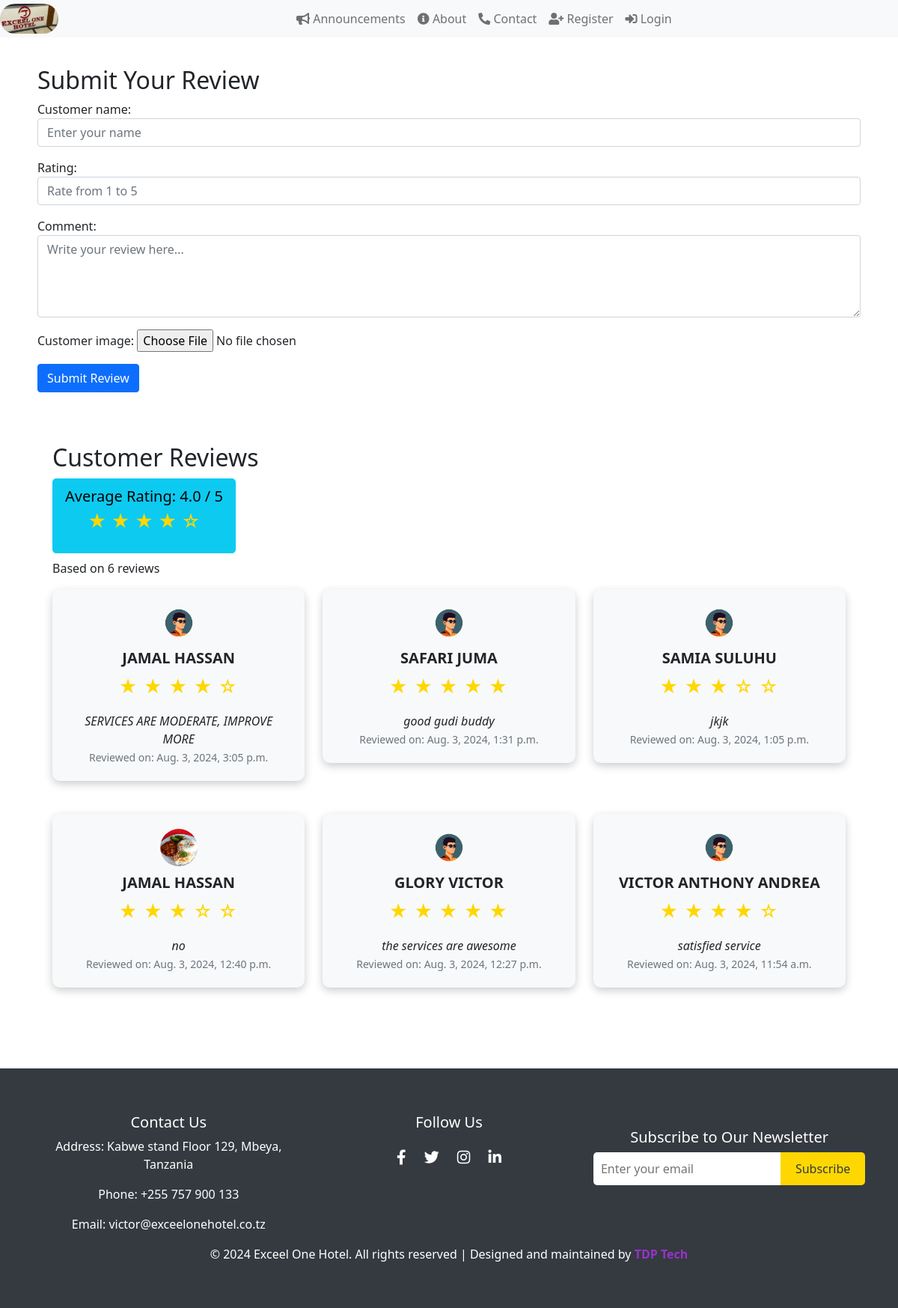
The page /Welcome/reviews/ on the database as committed earlier.
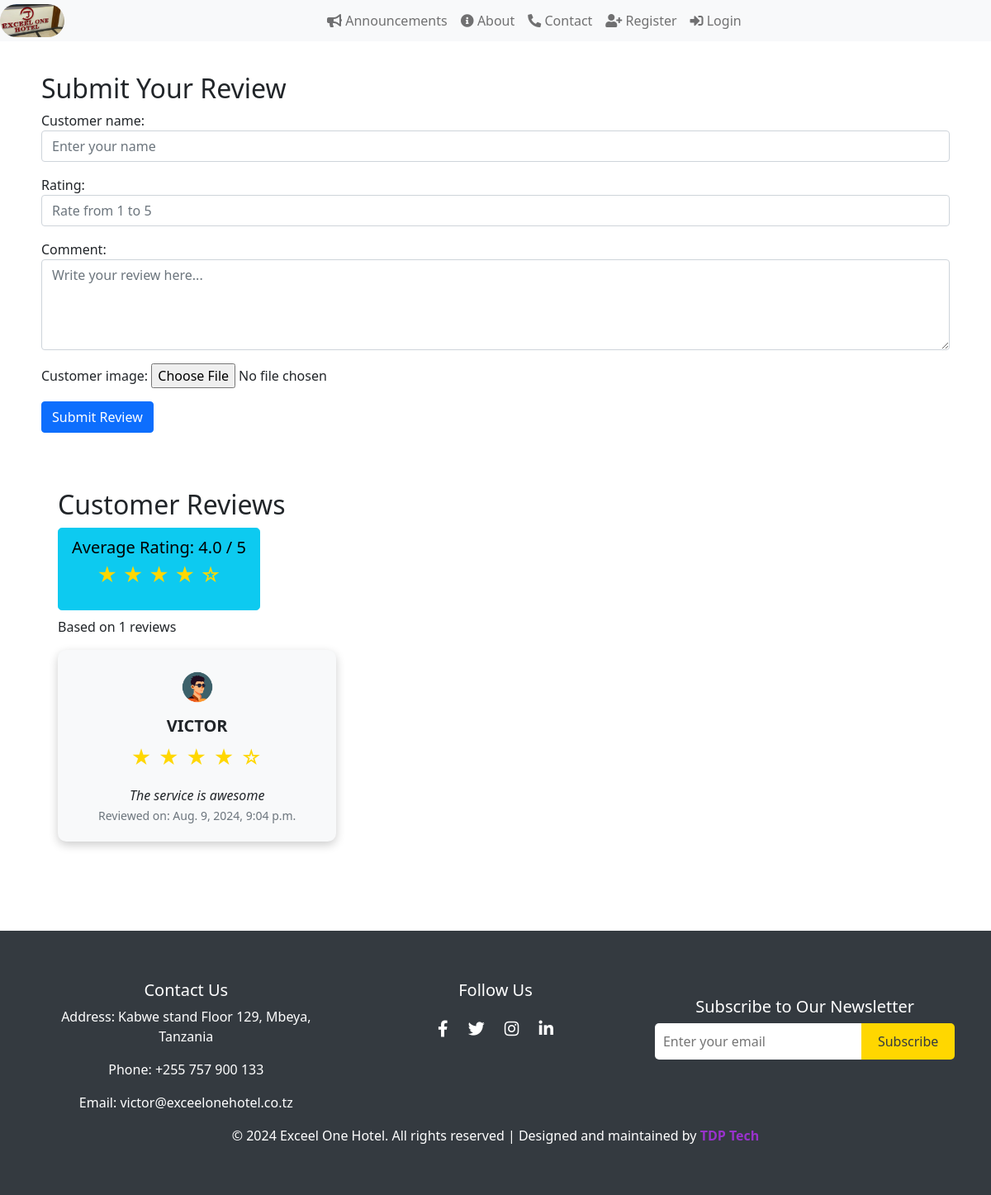
The same page on the database as committed later.
### WelcomeApp/models.py (models this page shows, shortened)
class Review(models.Model):
    customer_name = models.CharField(max_length=100)
    rating = models.PositiveIntegerField()  # E.g., 1 to 5 stars
    comment = models.TextField()
    created_at = models.DateTimeField(auto_now_add=True)
    customer_image = models.ImageField(upload_to='review_images/', blank=True, null=True)  # New field

### WelcomeApp/views.py (the view)
# urls.py: path('reviews/', views.reviews, name='reviews'),
def reviews(request):
    reviews = Review.objects.all().order_by('-id')
    total_reviews = reviews.count()
    average_rating = reviews.aggregate(Avg('rating'))['rating__avg']
    if request.method == 'POST':
        form = ReviewForm(request.POST, request.FILES)
        if form.is_valid():
            form.save()
            return redirect('reviews')  # Redirect to the same page after saving
    else:
        form = ReviewForm()
    default_image_url = settings.DEFAULT_REVIEW_IMAGE_URL  # Ensure this is set in settings.py
    return render(request, 'reviews.html', {
        'reviews': reviews,
        'total_reviews': total_reviews,
        'average_rating': average_rating,
        'form': form,
        'default_image_url': default_image_url,
    })

### WelcomeApp/forms.py
class ReviewForm(forms.ModelForm):
    class Meta:
        model = Review
        fields = ['customer_name', 'rating', 'comment', 'customer_image']
        widgets = {
            'customer_name': forms.TextInput(attrs={
                'class': 'form-control',
                'placeholder': 'Enter your name',
            }),
            'rating': forms.NumberInput(attrs={
                'class': 'form-control',
                'min': 1,
                'max': 5,
                'placeholder': 'Rate from 1 to 5'
            }),
            'comment': forms.Textarea(attrs={
                'class': 'form-control',
                'rows': 4,
                'placeholder': 'Write your review here...',
            }),
            'customer_image': forms.ClearableFileInput(attrs={
                'class': 'form-control-file',
                'accept': 'image/*'
            }),
        }

### WelcomeApp/templates/reviews.html (shortened to what this page needs)
{% extends 'base.html' %}
{% block content %}
<div class="container-form">
    <section class="review-form">
        <header>
            <h2>Submit Your Review</h2>
        </header>
        <form method="post" enctype="multipart/form-data">
            {{ form.as_p }}
            <button type="submit" class="btn btn-primary">Submit Review</button>
        </form>
    </section>
</div>
<div class="container mt-5">
    <section class="rating-summary">
        <header>
            <h2>Customer Reviews</h2>
        </header>
        <div class="rating-summary">
            <button class="btn btn-info btn-lg">
                Average Rating: <span>{{ average_rating|floatformat:1 }} / 5</span><br>
                <p class="star-rating">
                    {% for i in "12345" %}
                    {% if i <= average_rating|floatformat:0 %}
                        ★
                    {% else %}
                        ☆
                    {% endif %}
                    {% endfor %}
                </p>
            </button>
            <p class="mt-2">Based on {{ total_reviews }} reviews</p>
        </div>
    </section>
    <section class="review-carousel">
        <div class="row">
            {% for review in reviews %}
            <div class="col-md-4 mb-4">
                <div class="card custom-card">
                    <div class="card-body">
                        <img src="{% if review.customer_image %}{{ review.customer_image.url }}{% else %}{{ default_image_url }}{% endif %}"
                             alt="{{ review.customer_name }}"
                             class="img-fluid rounded-circle">
                        <h4 class="card-title">{{ review.customer_name }}</h4>
                        <div class="star-rating">
                            {% for i in "12345" %}
                                {% if i|add:"0" <= review.rating %}
                                    <span class="star">&#9733;</span>
                                {% else %}
                                    <span class="star">&#9734;</span>
                                {% endif %}
                            {% endfor %}
                        </div>
                        <p class="card-text">{{ review.comment }}</p>
                        <small>Reviewed on: {{ review.created_at }}</small>
                    </div>
                </div>
            </div>
            {% endfor %}
        </div>
    </section>
</div>
{% endblock %}

Rows that differ between the two databases and show on the page:
removed Review: customer_name "JAMAL HASSAN", rating 4 (drawn), comment "SERVICES ARE MODERATE, IMPROVE MORE", created_at "Aug. 3, 2024, 3:05 p.m."
removed Review: customer_name "SAFARI JUMA", rating 5 (drawn), comment "good gudi buddy", created_at "Aug. 3, 2024, 1:31 p.m."
removed Review: customer_name "SAMIA SULUHU", rating 3 (drawn), comment "jkjk", created_at "Aug. 3, 2024, 1:05 p.m."
removed Review: customer_image (picture), customer_name "JAMAL HASSAN", rating 3 (drawn), comment "no", created_at "Aug. 3, 2024, 12:40 p.m."
removed Review: customer_name "GLORY VICTOR", rating 5 (drawn), comment "the services are awesome", created_at "Aug. 3, 2024, 12:27 p.m."
removed Review: customer_name "VICTOR ANTHONY ANDREA", rating 4 (drawn), comment "satisfied service", created_at "Aug. 3, 2024, 11:54 a.m."
added Review: customer_name "VICTOR", rating 4 (drawn), comment "The service is awesome", created_at "Aug. 9, 2024, 9:04 p.m."
Other text that changed with them:
{{ total_reviews }}: "6" → "1"
